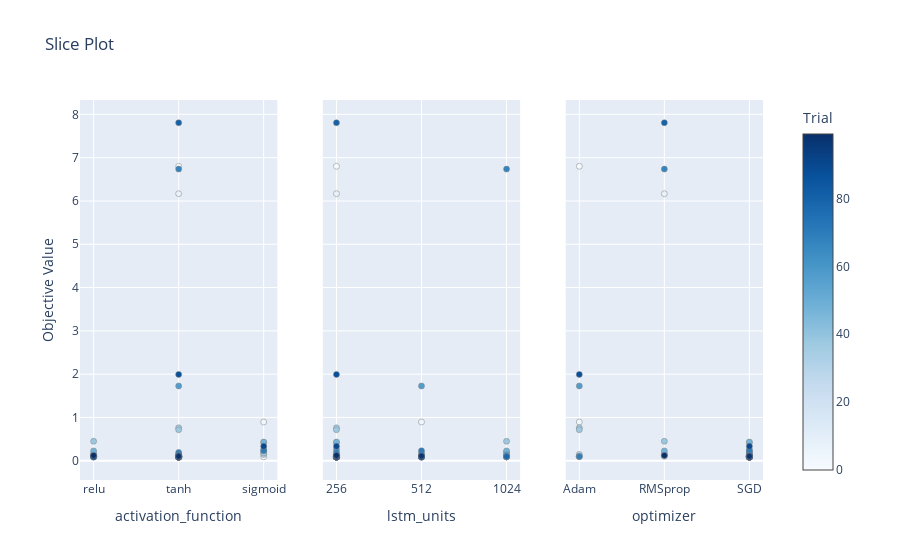

The notebook cell saved with this chart:
### Code cell
optuna.visualization.plot_slice(study, params=['optimizer', 'activation_function', 'lstm_units'])

### Figure 1 — Plotly figure (JSON) as saved in the notebook; plotly's stock layout.template omitted (floating-point values rounded to 4 significant figures)
{"data": [{"marker": {"color": [0, 1, 2, 3, 4, 5, 6, 7, 8, 9, 10, 11, 12, 13, 14, 15, 16, 17, 18, 19, 20, 21, 22, 23, 24, 25, 26, 27, 28, 29, 30, 31, 32, 33, 34, 35, 36, 37, 38, 39, 40, 41, 42, 43, 44, 45, 46, 47, 48, 49, 50, 51, 52, 53, 54, 55, 56, 57, 58, 59, 60, 61, 62, 63, 64, 65, 66, 67, 68, 69, 70, 71, 72, 73, 74, 75, 76, 77, 78, 79, 80, 81, 82, 83, 84, 85, 86, 87, 88, 89, 90, 91, 92, 93, 94, 95, 96, 97, 98, 99], "colorbar": {"title": {"text": "Trial"}, "x": 1, "xpad": 40}, "colorscale": [[0, "rgb(247,251,255)"], [0.125, "rgb(222,235,247)"], [0.25, "rgb(198,219,239)"], [0.375, "rgb(158,202,225)"], [0.5, "rgb(107,174,214)"], [0.625, "rgb(66,146,198)"], [0.75, "rgb(33,113,181)"], [0.875, "rgb(8,81,156)"], [1, "rgb(8,48,107)"]], "line": {"color": "Grey", "width": 0.5}, "showscale": true}, "mode": "markers", "name": "Feasible Trial", "showlegend": false, "type": "scatter", "x": ["relu", "tanh", "relu", "sigmoid", "sigmoid", "relu", "relu", "tanh", "relu", "relu", "tanh", "tanh", "tanh", "tanh", "sigmoid", "relu", "tanh", "tanh", "relu", "sigmoid", "tanh", "tanh", "tanh", "tanh", "tanh", "relu", "tanh", "tanh", "sigmoid", "relu", "relu", "tanh", "tanh", "tanh", "tanh", "tanh", "sigmoid", "tanh", "relu", "tanh", "relu", "tanh", "tanh", "tanh", "tanh", "tanh", "tanh", "sigmoid", "relu", "tanh", "tanh", "tanh", "tanh", "tanh", "tanh", "tanh", "relu", "tanh", "sigmoid", "tanh", "relu", "tanh", "tanh", "tanh", "tanh", "tanh", "tanh", "tanh", "tanh", "relu", "sigmoid", "tanh", "tanh", "tanh", "tanh", "tanh", "tanh", "tanh", "relu", "tanh", "tanh", "tanh", "tanh", "tanh", "tanh", "tanh", "tanh", "tanh", "relu", "tanh", "sigmoid", "tanh", "tanh", "tanh", "tanh", "tanh", "tanh", "tanh", "tanh", "relu"], "xaxis": "x", "y": [0.09913, 6.801, 0.08277, 0.09288, 0.8956, 0.1286, 0.1023, 6.168, 0.1202, 0.1144, 0.09102, 0.09678, 0.09561, 0.1113, 0.2051, 0.1015, 0.09637, 0.08585, 0.137, 0.4186, 0.1036, 0.1075, 0.08449, 0.1243, 0.08429, 0.1134, 0.1163, 0.08671, 0.1467, 0.1668, 0.107, 0.08524, 0.1507, 0.08503, 0.7618, 0.09888, 0.1802, 0.7175, 0.45, 0.09352, 0.1367, 0.08558, 0.115, 0.09066, 0.08447, 0.1053, 0.09795, 0.4322, 0.2281, 0.08471, 0.09452, 0.08331, 0.1033, 0.09496, 0.08672, 0.09811, 0.09859, 1.728, 0.2599, 0.1364, 0.09764, 0.08307, 0.08615, 0.1027, 0.1017, 0.08751, 0.08443, 6.736, 0.1938, 0.09913, 0.2303, 0.0841, 0.08559, 0.1105, 0.1043, 0.08478, 0.08451, 0.08834, 0.0967, 0.1129, 7.806, 0.08381, 0.08463, 0.08591, 0.0898, 0.08156, 0.1227, 1.995, 0.0862, 0.0858, 0.3366, 0.08276, 0.08481, 0.08491, 0.1101, 0.0866, 0.08347, 0.1119, 0.1043, 0.1237], "yaxis": "y"}, {"marker": {"color": [0, 1, 2, 3, 4, 5, 6, 7, 8, 9, 10, 11, 12, 13, 14, 15, 16, 17, 18, 19, 20, 21, 22, 23, 24, 25, 26, 27, 28, 29, 30, 31, 32, 33, 34, 35, 36, 37, 38, 39, 40, 41, 42, 43, 44, 45, 46, 47, 48, 49, 50, 51, 52, 53, 54, 55, 56, 57, 58, 59, 60, 61, 62, 63, 64, 65, 66, 67, 68, 69, 70, 71, 72, 73, 74, 75, 76, 77, 78, 79, 80, 81, 82, 83, 84, 85, 86, 87, 88, 89, 90, 91, 92, 93, 94, 95, 96, 97, 98, 99], "colorbar": {"title": {"text": "Trial"}, "x": 1, "xpad": 40}, "colorscale": [[0, "rgb(247,251,255)"], [0.125, "rgb(222,235,247)"], [0.25, "rgb(198,219,239)"], [0.375, "rgb(158,202,225)"], [0.5, "rgb(107,174,214)"], [0.625, "rgb(66,146,198)"], [0.75, "rgb(33,113,181)"], [0.875, "rgb(8,81,156)"], [1, "rgb(8,48,107)"]], "line": {"color": "Grey", "width": 0.5}, "showscale": false}, "mode": "markers", "name": "Feasible Trial", "showlegend": false, "type": "scatter", "x": [256, 256, 256, 1024, 512, 512, 512, 256, 256, 256, 1024, 1024, 1024, 1024, 1024, 256, 1024, 256, 256, 256, 256, 256, 1024, 512, 256, 1024, 256, 256, 512, 1024, 256, 256, 256, 256, 256, 256, 512, 256, 1024, 256, 512, 256, 256, 256, 256, 256, 1024, 256, 1024, 256, 256, 256, 256, 256, 256, 1024, 256, 512, 256, 1024, 256, 256, 256, 256, 256, 256, 256, 1024, 256, 256, 512, 256, 256, 256, 256, 256, 256, 256, 1024, 256, 256, 256, 256, 256, 256, 256, 256, 256, 256, 256, 256, 512, 512, 512, 512, 512, 256, 512, 256, 256], "xaxis": "x2", "y": [0.09913, 6.801, 0.08277, 0.09288, 0.8956, 0.1286, 0.1023, 6.168, 0.1202, 0.1144, 0.09102, 0.09678, 0.09561, 0.1113, 0.2051, 0.1015, 0.09637, 0.08585, 0.137, 0.4186, 0.1036, 0.1075, 0.08449, 0.1243, 0.08429, 0.1134, 0.1163, 0.08671, 0.1467, 0.1668, 0.107, 0.08524, 0.1507, 0.08503, 0.7618, 0.09888, 0.1802, 0.7175, 0.45, 0.09352, 0.1367, 0.08558, 0.115, 0.09066, 0.08447, 0.1053, 0.09795, 0.4322, 0.2281, 0.08471, 0.09452, 0.08331, 0.1033, 0.09496, 0.08672, 0.09811, 0.09859, 1.728, 0.2599, 0.1364, 0.09764, 0.08307, 0.08615, 0.1027, 0.1017, 0.08751, 0.08443, 6.736, 0.1938, 0.09913, 0.2303, 0.0841, 0.08559, 0.1105, 0.1043, 0.08478, 0.08451, 0.08834, 0.0967, 0.1129, 7.806, 0.08381, 0.08463, 0.08591, 0.0898, 0.08156, 0.1227, 1.995, 0.0862, 0.0858, 0.3366, 0.08276, 0.08481, 0.08491, 0.1101, 0.0866, 0.08347, 0.1119, 0.1043, 0.1237], "yaxis": "y2"}, {"marker": {"color": [0, 1, 2, 3, 4, 5, 6, 7, 8, 9, 10, 11, 12, 13, 14, 15, 16, 17, 18, 19, 20, 21, 22, 23, 24, 25, 26, 27, 28, 29, 30, 31, 32, 33, 34, 35, 36, 37, 38, 39, 40, 41, 42, 43, 44, 45, 46, 47, 48, 49, 50, 51, 52, 53, 54, 55, 56, 57, 58, 59, 60, 61, 62, 63, 64, 65, 66, 67, 68, 69, 70, 71, 72, 73, 74, 75, 76, 77, 78, 79, 80, 81, 82, 83, 84, 85, 86, 87, 88, 89, 90, 91, 92, 93, 94, 95, 96, 97, 98, 99], "colorbar": {"title": {"text": "Trial"}, "x": 1, "xpad": 40}, "colorscale": [[0, "rgb(247,251,255)"], [0.125, "rgb(222,235,247)"], [0.25, "rgb(198,219,239)"], [0.375, "rgb(158,202,225)"], [0.5, "rgb(107,174,214)"], [0.625, "rgb(66,146,198)"], [0.75, "rgb(33,113,181)"], [0.875, "rgb(8,81,156)"], [1, "rgb(8,48,107)"]], "line": {"color": "Grey", "width": 0.5}, "showscale": false}, "mode": "markers", "name": "Feasible Trial", "showlegend": false, "type": "scatter", "x": ["Adam", "Adam", "SGD", "Adam", "Adam", "RMSprop", "RMSprop", "RMSprop", "RMSprop", "SGD", "SGD", "SGD", "SGD", "SGD", "SGD", "SGD", "SGD", "SGD", "SGD", "SGD", "SGD", "SGD", "SGD", "SGD", "SGD", "SGD", "SGD", "SGD", "Adam", "RMSprop", "Adam", "SGD", "SGD", "SGD", "Adam", "SGD", "SGD", "Adam", "RMSprop", "SGD", "RMSprop", "SGD", "SGD", "SGD", "SGD", "SGD", "SGD", "SGD", "RMSprop", "SGD", "SGD", "SGD", "SGD", "SGD", "SGD", "SGD", "SGD", "Adam", "SGD", "SGD", "SGD", "SGD", "SGD", "SGD", "SGD", "SGD", "SGD", "RMSprop", "SGD", "Adam", "SGD", "SGD", "SGD", "SGD", "SGD", "SGD", "SGD", "SGD", "SGD", "SGD", "RMSprop", "SGD", "SGD", "SGD", "SGD", "SGD", "SGD", "Adam", "SGD", "SGD", "SGD", "SGD", "SGD", "SGD", "SGD", "SGD", "SGD", "SGD", "SGD", "RMSprop"], "xaxis": "x3", "y": [0.09913, 6.801, 0.08277, 0.09288, 0.8956, 0.1286, 0.1023, 6.168, 0.1202, 0.1144, 0.09102, 0.09678, 0.09561, 0.1113, 0.2051, 0.1015, 0.09637, 0.08585, 0.137, 0.4186, 0.1036, 0.1075, 0.08449, 0.1243, 0.08429, 0.1134, 0.1163, 0.08671, 0.1467, 0.1668, 0.107, 0.08524, 0.1507, 0.08503, 0.7618, 0.09888, 0.1802, 0.7175, 0.45, 0.09352, 0.1367, 0.08558, 0.115, 0.09066, 0.08447, 0.1053, 0.09795, 0.4322, 0.2281, 0.08471, 0.09452, 0.08331, 0.1033, 0.09496, 0.08672, 0.09811, 0.09859, 1.728, 0.2599, 0.1364, 0.09764, 0.08307, 0.08615, 0.1027, 0.1017, 0.08751, 0.08443, 6.736, 0.1938, 0.09913, 0.2303, 0.0841, 0.08559, 0.1105, 0.1043, 0.08478, 0.08451, 0.08834, 0.0967, 0.1129, 7.806, 0.08381, 0.08463, 0.08591, 0.0898, 0.08156, 0.1227, 1.995, 0.0862, 0.0858, 0.3366, 0.08276, 0.08481, 0.08491, 0.1101, 0.0866, 0.08347, 0.1119, 0.1043, 0.1237], "yaxis": "y3"}], "layout": {"title": {"text": "Slice Plot"}, "xaxis": {"anchor": "y", "categoryarray": ["relu", "tanh", "sigmoid"], "categoryorder": "array", "domain": [0, 0.2889], "title": {"text": "activation_function"}, "type": "category"}, "xaxis2": {"anchor": "y2", "categoryarray": [256, 512, 1024], "categoryorder": "array", "domain": [0.3556, 0.6444], "title": {"text": "lstm_units"}, "type": "category"}, "xaxis3": {"anchor": "y3", "categoryarray": ["Adam", "RMSprop", "SGD"], "categoryorder": "array", "domain": [0.7111, 1], "title": {"text": "optimizer"}, "type": "category"}, "yaxis": {"anchor": "x", "domain": [0, 1], "title": {"text": "Objective Value"}}, "yaxis2": {"anchor": "x2", "domain": [0, 1], "matches": "y", "showticklabels": false}, "yaxis3": {"anchor": "x3", "domain": [0, 1], "matches": "y", "showticklabels": false}}}
